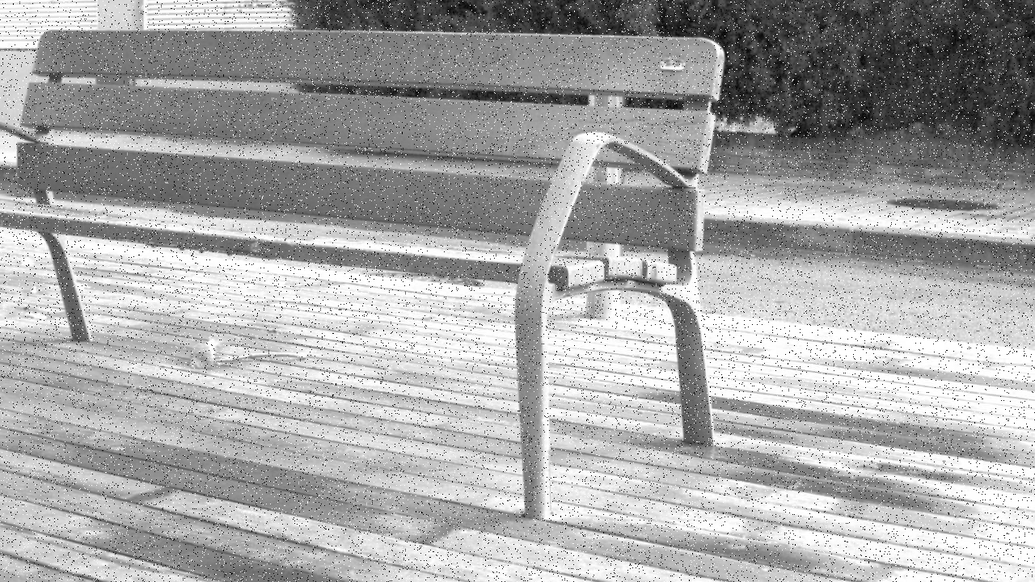
#> input picture HW2/ex1_images/noise.png, 1035 x 582 px, shrunk from 1280 x 720 before the run, found by its file name
$ python ex1.py
#> lines starting #> are read from the running program, lines starting #| are printed output that depends on the picture; after the words box and inside, x2 and y2 are one past the last pixel; in counts of white or black regions, pixels touching at a corner belong together; long printed decimals are rounded
import cv2
import matplotlib.pyplot as plt
import numpy as np
import math
import os


def read_img(img_path):
    """
        Read grayscale image
        Inputs:
        img_path: str: image path
        Returns:
        img: cv2 image
    """
#> called with img_path = 'HW2/ex1_images/noise.png'
    return cv2.imread(img_path, 0)
#> returned value is the input picture: shape (582, 1035); min 0, max 255, mean 167


def padding_img(img, filter_size=3):
    """
    The surrogate function for the filter functions.
    The goal of the function: replicate padding the image such that when applying the kernel with the size of filter_size, the padded image will be the same size as the original image.
    WARNING: Do not use the exterior functions from available libraries such as OpenCV, scikit-image, etc. Just do from scratch using function from the numpy library or functions in pure Python.
    Inputs:
        img: cv2 image: original image
        filter_size: int: size of square filter
    Return:
        padded_img: cv2 image: the padding image
    """
    # Need to implement here
    pad = (filter_size - 1) / 2

    top_and_right = round(pad)
    bot_and_left = int(pad)

    # 1st solution
    h, w = img.shape[:2]
    padded_img = np.zeros((h + filter_size - 1, w + filter_size - 1))

    padded_img[top_and_right: h + top_and_right, bot_and_left: w + bot_and_left] = img

    # pad left
    for i in range(bot_and_left):
        padded_img[top_and_right: h + top_and_right, i] = padded_img[top_and_right: h + top_and_right, bot_and_left]
    # pad right
    for i in range(w + bot_and_left, padded_img.shape[1]):
        padded_img[top_and_right: h + top_and_right, i] = padded_img[top_and_right: h + top_and_right, w + bot_and_left - 1]
    # pad top
    for i in range(top_and_right):
        padded_img[i, :] = padded_img[top_and_right, :]
    # pad bot
    for i in range(h + top_and_right, padded_img.shape[0]):
        padded_img[i, :] = padded_img[h + top_and_right - 1, :]
    padded_img = padded_img.astype(img.dtype)

    # 2nd solution
    # padded_img = cv2.copyMakeBorder(img, top_and_right, bot_and_left, bot_and_left, top_and_right, cv2.BORDER_REPLICATE)    # top, bot, left, right

    return padded_img

def mean_filter(img, filter_size=3):
    """
    Smoothing image with mean square filter with the size of filter_size. Use replicate padding for the image.
    WARNING: Do not use the exterior functions from available libraries such as OpenCV, scikit-image, etc. Just do from scratch using function from the numpy library or functions in pure Python.
    Inputs:
        img: cv2 image: original image
        filter_size: int: size of square filter,
    Return:
        smoothed_img: cv2 image: the smoothed image with mean filter.
    """
    # Need to implement here
    smoothed_img = np.zeros_like(img)

    padded_img = padding_img(img, filter_size)
#> in padding_img, `padded_img[top_and_right: h + top_and_right, bot_and_left: w + bot_and..`:
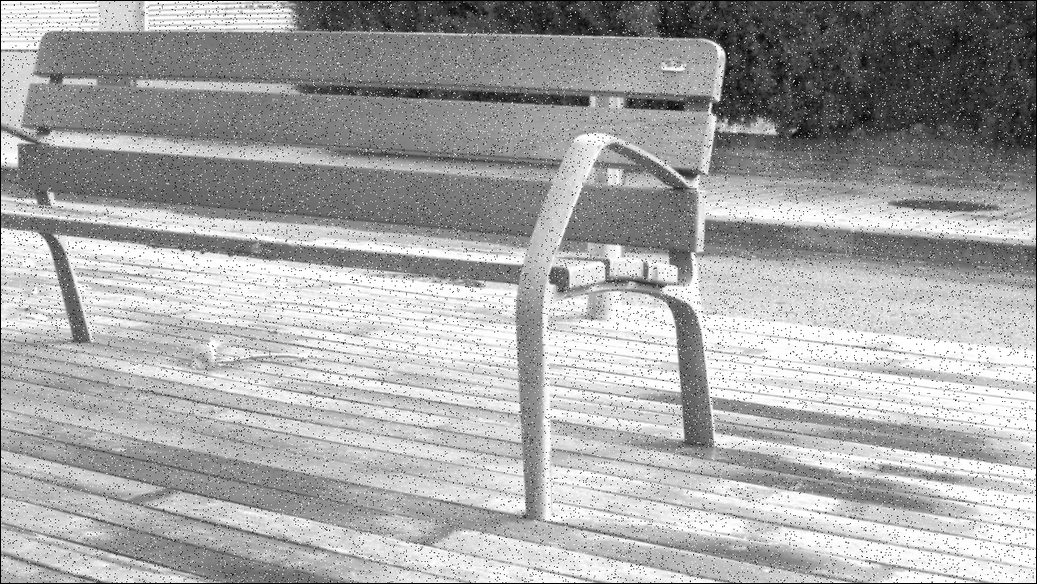
#> padded_img: shape (584, 1037) float64; min 0, max 255, mean 166.1
#> after the loop in padding_img, `for i in range(bot_and_left):`:
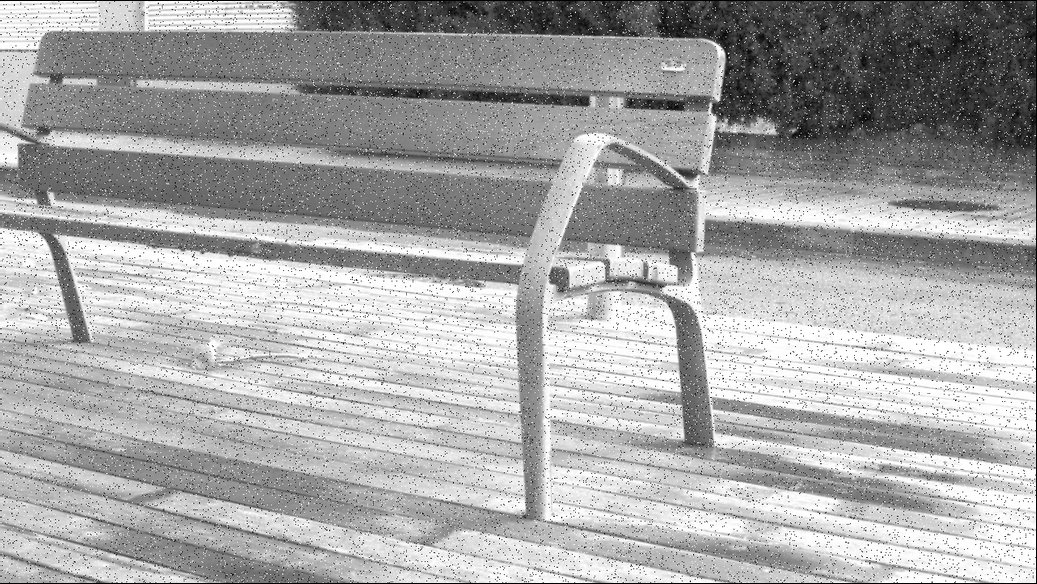
#> padded_img: shape (584, 1037) float64; 0.1% of pixels changed, all inside (x1, y1, x2, y2) = (0, 1, 1, 583)
#> after the loop in padding_img, `for i in range(w + bot_and_left, padded_img.shape[1]):`:
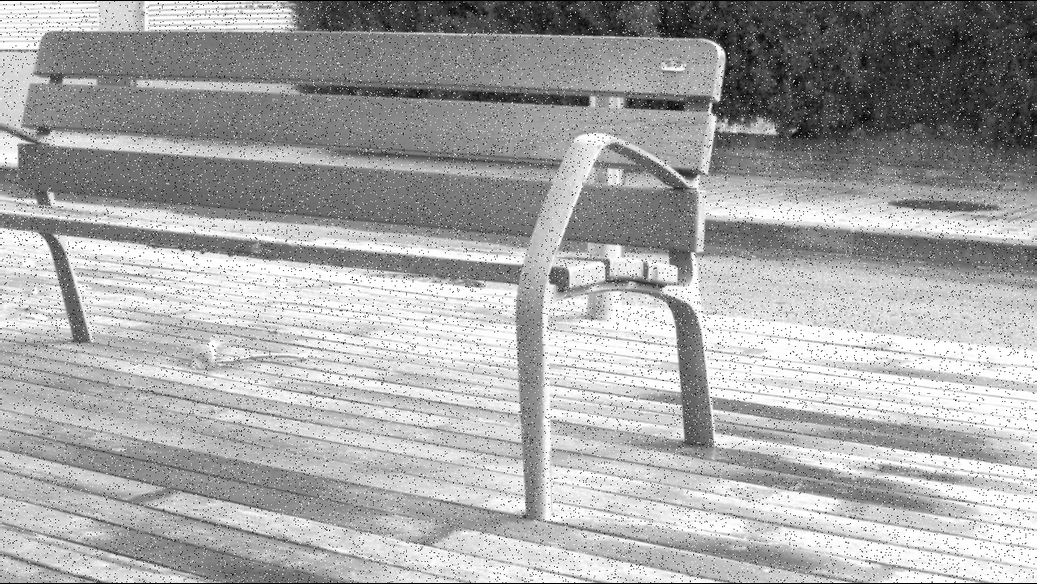
#> padded_img: shape (584, 1037) float64; 0.1% of pixels changed, all inside (x1, y1, x2, y2) = (1036, 1, 1037, 583)
#> after the loop in padding_img, `for i in range(top_and_right):`:
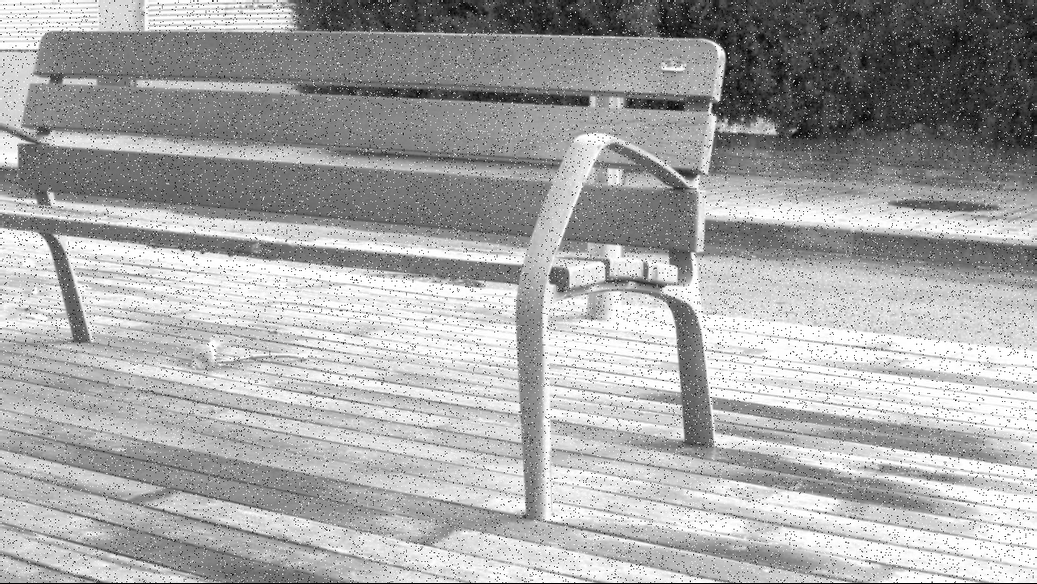
#> padded_img: shape (584, 1037) float64; 0.17% of pixels changed, all inside (x1, y1, x2, y2) = (0, 0, 1037, 1)
#> after the loop in padding_img, `for i in range(h + top_and_right, padded_img.shape[0]):`:
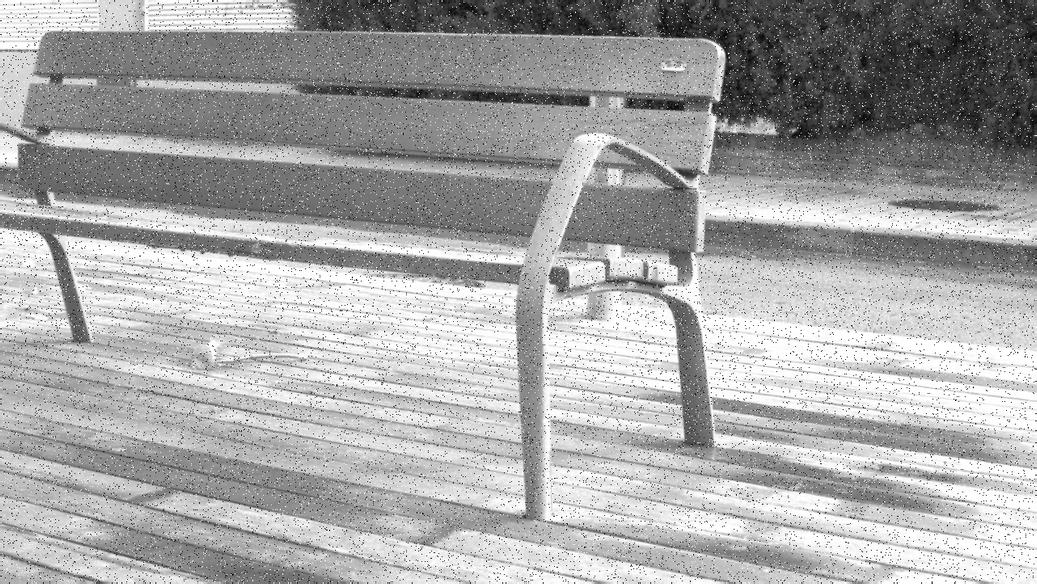
#> padded_img: shape (584, 1037) float64; 0.17% of pixels changed, all inside (x1, y1, x2, y2) = (0, 583, 1037, 584)
    h, w = padded_img.shape[:2]
#> h = 584; w = 1037

    for i in range(0, h - filter_size + 1):
        for j in range(0, w - filter_size + 1):
            mean = np.mean(padded_img[i : i + filter_size, j : j + filter_size])
            smoothed_img[i, j] = mean

    return smoothed_img

def median_filter(img, filter_size=3):
    """
        Smoothing image with median square filter with the size of filter_size. Use replicate padding for the image.
        WARNING: Do not use the exterior functions from available libraries such as OpenCV, scikit-image, etc. Just do from scratch using function from the numpy library or functions in pure Python.
        Inputs:
            img: cv2 image: original image
            filter_size: int: size of square filter
        Return:
            smoothed_img: cv2 image: the smoothed image with median filter.
    """
    # Need to implement here
    smoothed_img = np.zeros_like(img)

    padded_img = padding_img(img, filter_size)
    h, w = padded_img.shape[:2]

    for i in range(0, h - filter_size + 1):
        for j in range(0, w - filter_size + 1):
            median = np.median(padded_img[i : i + filter_size, j : j + filter_size])
            smoothed_img[i, j] = median

    return smoothed_img


def psnr(gt_img, smooth_img):
    """
        Calculate the PSNR metric
        Inputs:
            gt_img: cv2 image: groundtruth image
            smooth_img: cv2 image: smoothed image
        Outputs:
            psnr_score: PSNR score
    """
    # Need to implement here

    mse = np.mean((gt_img - smooth_img) ** 2)
    max_pixel = 255
    psnr_score = 10 * math.log10(max_pixel ** 2 / mse)
    return psnr_score

def show_res(before_img, after_img, title="nothing.png"):
    """
        Show the original image and the corresponding smooth image
        Inputs:
            before_img: cv2: image before smoothing
            after_img: cv2: corresponding smoothed image
        Return:
            None
    """
    # plt.title("Comparison between original and {} filter".format(title.split(".")[0]))
    plt.figure(figsize=(12, 9))
    plt.subplot(1, 2, 1)
    plt.imshow(before_img, cmap='gray')
    plt.title('Before')

    plt.subplot(1, 2, 2)
    plt.imshow(after_img, cmap='gray')
    plt.title('After')
    plt.savefig("HW2/outputs/" + title)
    plt.show()


if __name__ == '__main__':
    img_noise = "HW2/ex1_images/noise.png" # <- need to specify the path to the noise image
    img_gt = "HW2/ex1_images/ori_img.png" # <- need to specify the path to the gt image
    img = read_img(img_noise)
    filter_size = 3

    # Mean filter
    mean_smoothed_img = mean_filter(img, filter_size)
    show_res(img, mean_smoothed_img, "mean.png")
    print('PSNR score of mean filter: ', psnr(img, mean_smoothed_img))
#> in psnr, `mse = np.mean((gt_img - smooth_img) ** 2)`: mse = 58.37
#> in psnr, `psnr_score = 10 * math.log10(max_pixel ** 2 / mse)`: psnr_score = 30.47
#| PSNR score of mean filter:  30.469

    # Median filter
    median_smoothed_img = median_filter(img, filter_size)
    show_res(img, median_smoothed_img, "median.png")
    print('PSNR score of median filter: ', psnr(img, median_smoothed_img))
#| PSNR score of median filter:  32.121
